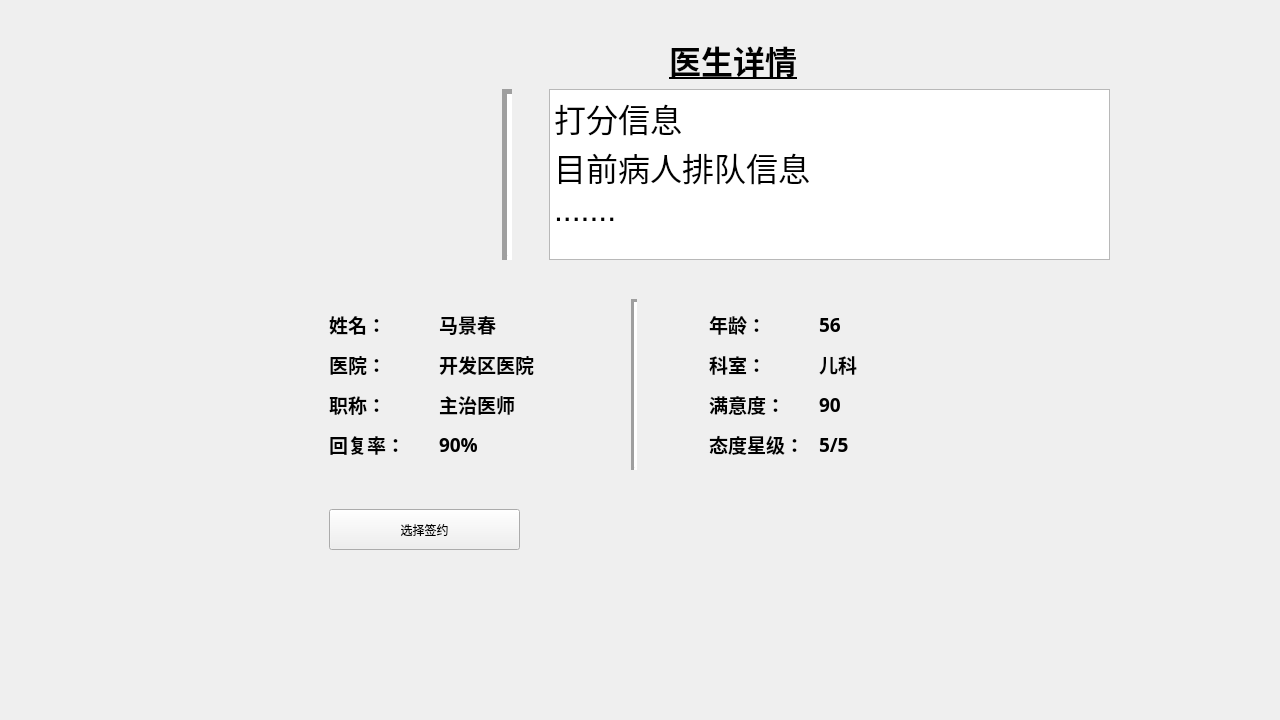
<?xml version="1.0" encoding="UTF-8"?>
<ui version="4.0">
 <class>Form</class>
 <widget class="QWidget" name="Form">
  <property name="geometry">
   <rect>
    <x>0</x>
    <y>0</y>
    <width>1280</width>
    <height>720</height>
   </rect>
  </property>
  <property name="windowTitle">
   <string>Form</string>
  </property>
  <widget class="QWidget" name="PMD_detail_widget" native="true">
   <property name="geometry">
    <rect>
     <x>259</x>
     <y>29</y>
     <width>981</width>
     <height>671</height>
    </rect>
   </property>
   <widget class="QLabel" name="page_title_label">
    <property name="geometry">
     <rect>
      <x>410</x>
      <y>0</y>
      <width>141</width>
      <height>61</height>
     </rect>
    </property>
    <property name="font">
     <font>
      <family>思源宋体 CN</family>
      <pointsize>24</pointsize>
      <weight>75</weight>
      <bold>true</bold>
      <underline>true</underline>
     </font>
    </property>
    <property name="text">
     <string>医生详情</string>
    </property>
   </widget>
   <widget class="QLabel" name="PMD_head_label">
    <property name="geometry">
     <rect>
      <x>40</x>
      <y>70</y>
      <width>181</width>
      <height>171</height>
     </rect>
    </property>
    <property name="text">
     <string/>
    </property>
    <property name="pixmap">
     <pixmap>../医生.png</pixmap>
    </property>
    <property name="scaledContents">
     <bool>true</bool>
    </property>
   </widget>
   <widget class="QTextBrowser" name="PMDinfo_textBrowser">
    <property name="geometry">
     <rect>
      <x>290</x>
      <y>60</y>
      <width>561</width>
      <height>171</height>
     </rect>
    </property>
    <property name="html">
     <string>&lt;!DOCTYPE HTML PUBLIC &quot;-//W3C//DTD HTML 4.0//EN&quot; &quot;http://www.w3.org/TR/REC-html40/strict.dtd&quot;&gt;
&lt;html&gt;&lt;head&gt;&lt;meta name=&quot;qrichtext&quot; content=&quot;1&quot; /&gt;&lt;style type=&quot;text/css&quot;&gt;
p, li { white-space: pre-wrap; }
&lt;/style&gt;&lt;/head&gt;&lt;body style=&quot; font-family:'Noto Sans CJK SC'; font-size:9pt; font-weight:400; font-style:normal;&quot;&gt;
&lt;p style=&quot; margin-top:0px; margin-bottom:0px; margin-left:0px; margin-right:0px; -qt-block-indent:0; text-indent:0px;&quot;&gt;&lt;span style=&quot; font-size:24pt;&quot;&gt;打分信息&lt;/span&gt;&lt;/p&gt;
&lt;p style=&quot; margin-top:0px; margin-bottom:0px; margin-left:0px; margin-right:0px; -qt-block-indent:0; text-indent:0px;&quot;&gt;&lt;span style=&quot; font-size:24pt;&quot;&gt;目前病人排队信息&lt;/span&gt;&lt;/p&gt;
&lt;p style=&quot; margin-top:0px; margin-bottom:0px; margin-left:0px; margin-right:0px; -qt-block-indent:0; text-indent:0px;&quot;&gt;&lt;span style=&quot; font-size:24pt;&quot;&gt;.......&lt;/span&gt;&lt;/p&gt;&lt;/body&gt;&lt;/html&gt;</string>
    </property>
   </widget>
   <widget class="QLabel" name="name_label">
    <property name="geometry">
     <rect>
      <x>70</x>
      <y>280</y>
      <width>111</width>
      <height>31</height>
     </rect>
    </property>
    <property name="font">
     <font>
      <family>思源宋体 CN</family>
      <pointsize>14</pointsize>
      <weight>75</weight>
      <bold>true</bold>
     </font>
    </property>
    <property name="text">
     <string>姓名：</string>
    </property>
   </widget>
   <widget class="Line" name="one_line">
    <property name="geometry">
     <rect>
      <x>233</x>
      <y>60</y>
      <width>31</width>
      <height>171</height>
     </rect>
    </property>
    <property name="frameShadow">
     <enum>QFrame::Sunken</enum>
    </property>
    <property name="lineWidth">
     <number>5</number>
    </property>
    <property name="midLineWidth">
     <number>0</number>
    </property>
    <property name="orientation">
     <enum>Qt::Vertical</enum>
    </property>
   </widget>
   <widget class="QLabel" name="name_info_label">
    <property name="geometry">
     <rect>
      <x>180</x>
      <y>280</y>
      <width>171</width>
      <height>31</height>
     </rect>
    </property>
    <property name="font">
     <font>
      <family>思源宋体 CN</family>
      <pointsize>14</pointsize>
      <weight>75</weight>
      <bold>true</bold>
     </font>
    </property>
    <property name="text">
     <string>马景春</string>
    </property>
   </widget>
   <widget class="QLabel" name="hospital_info_label">
    <property name="geometry">
     <rect>
      <x>180</x>
      <y>320</y>
      <width>171</width>
      <height>31</height>
     </rect>
    </property>
    <property name="font">
     <font>
      <family>思源宋体 CN</family>
      <pointsize>14</pointsize>
      <weight>75</weight>
      <bold>true</bold>
     </font>
    </property>
    <property name="text">
     <string>开发区医院</string>
    </property>
   </widget>
   <widget class="QLabel" name="hospital_label">
    <property name="geometry">
     <rect>
      <x>70</x>
      <y>320</y>
      <width>111</width>
      <height>31</height>
     </rect>
    </property>
    <property name="font">
     <font>
      <family>思源宋体 CN</family>
      <pointsize>14</pointsize>
      <weight>75</weight>
      <bold>true</bold>
     </font>
    </property>
    <property name="text">
     <string>医院：</string>
    </property>
   </widget>
   <widget class="QLabel" name="title_info_label">
    <property name="geometry">
     <rect>
      <x>180</x>
      <y>360</y>
      <width>171</width>
      <height>31</height>
     </rect>
    </property>
    <property name="font">
     <font>
      <family>思源宋体 CN</family>
      <pointsize>14</pointsize>
      <weight>75</weight>
      <bold>true</bold>
     </font>
    </property>
    <property name="text">
     <string>主治医师</string>
    </property>
   </widget>
   <widget class="QLabel" name="title_label">
    <property name="geometry">
     <rect>
      <x>70</x>
      <y>360</y>
      <width>111</width>
      <height>31</height>
     </rect>
    </property>
    <property name="font">
     <font>
      <family>思源宋体 CN</family>
      <pointsize>14</pointsize>
      <weight>75</weight>
      <bold>true</bold>
     </font>
    </property>
    <property name="text">
     <string>职称：</string>
    </property>
   </widget>
   <widget class="QLabel" name="replay_info_label">
    <property name="geometry">
     <rect>
      <x>180</x>
      <y>400</y>
      <width>171</width>
      <height>31</height>
     </rect>
    </property>
    <property name="font">
     <font>
      <family>思源宋体 CN</family>
      <pointsize>14</pointsize>
      <weight>75</weight>
      <bold>true</bold>
     </font>
    </property>
    <property name="text">
     <string>90%</string>
    </property>
   </widget>
   <widget class="QLabel" name="reply_label">
    <property name="geometry">
     <rect>
      <x>70</x>
      <y>400</y>
      <width>111</width>
      <height>31</height>
     </rect>
    </property>
    <property name="font">
     <font>
      <family>思源宋体 CN</family>
      <pointsize>14</pointsize>
      <weight>75</weight>
      <bold>true</bold>
     </font>
    </property>
    <property name="text">
     <string>回复率：</string>
    </property>
   </widget>
   <widget class="Line" name="two_line">
    <property name="geometry">
     <rect>
      <x>360</x>
      <y>270</y>
      <width>31</width>
      <height>171</height>
     </rect>
    </property>
    <property name="frameShadow">
     <enum>QFrame::Sunken</enum>
    </property>
    <property name="lineWidth">
     <number>3</number>
    </property>
    <property name="midLineWidth">
     <number>0</number>
    </property>
    <property name="orientation">
     <enum>Qt::Vertical</enum>
    </property>
   </widget>
   <widget class="QLabel" name="age_info_label">
    <property name="geometry">
     <rect>
      <x>560</x>
      <y>280</y>
      <width>171</width>
      <height>31</height>
     </rect>
    </property>
    <property name="font">
     <font>
      <family>思源宋体 CN</family>
      <pointsize>14</pointsize>
      <weight>75</weight>
      <bold>true</bold>
     </font>
    </property>
    <property name="text">
     <string>56</string>
    </property>
   </widget>
   <widget class="QLabel" name="age_label">
    <property name="geometry">
     <rect>
      <x>450</x>
      <y>280</y>
      <width>111</width>
      <height>31</height>
     </rect>
    </property>
    <property name="font">
     <font>
      <family>思源宋体 CN</family>
      <pointsize>14</pointsize>
      <weight>75</weight>
      <bold>true</bold>
     </font>
    </property>
    <property name="text">
     <string>年龄：</string>
    </property>
   </widget>
   <widget class="QLabel" name="department_info_label">
    <property name="geometry">
     <rect>
      <x>560</x>
      <y>320</y>
      <width>171</width>
      <height>31</height>
     </rect>
    </property>
    <property name="font">
     <font>
      <family>思源宋体 CN</family>
      <pointsize>14</pointsize>
      <weight>75</weight>
      <bold>true</bold>
     </font>
    </property>
    <property name="text">
     <string>儿科</string>
    </property>
   </widget>
   <widget class="QLabel" name="department_label">
    <property name="geometry">
     <rect>
      <x>450</x>
      <y>320</y>
      <width>111</width>
      <height>31</height>
     </rect>
    </property>
    <property name="font">
     <font>
      <family>思源宋体 CN</family>
      <pointsize>14</pointsize>
      <weight>75</weight>
      <bold>true</bold>
     </font>
    </property>
    <property name="text">
     <string>科室：</string>
    </property>
   </widget>
   <widget class="QLabel" name="satisfaction_info_label">
    <property name="geometry">
     <rect>
      <x>560</x>
      <y>360</y>
      <width>171</width>
      <height>31</height>
     </rect>
    </property>
    <property name="font">
     <font>
      <family>思源宋体 CN</family>
      <pointsize>14</pointsize>
      <weight>75</weight>
      <bold>true</bold>
     </font>
    </property>
    <property name="text">
     <string>90</string>
    </property>
   </widget>
   <widget class="QLabel" name="satisfaction_label">
    <property name="geometry">
     <rect>
      <x>450</x>
      <y>360</y>
      <width>111</width>
      <height>31</height>
     </rect>
    </property>
    <property name="font">
     <font>
      <family>思源宋体 CN</family>
      <pointsize>14</pointsize>
      <weight>75</weight>
      <bold>true</bold>
     </font>
    </property>
    <property name="text">
     <string>满意度：</string>
    </property>
   </widget>
   <widget class="QLabel" name="stars_info_label">
    <property name="geometry">
     <rect>
      <x>560</x>
      <y>400</y>
      <width>171</width>
      <height>31</height>
     </rect>
    </property>
    <property name="font">
     <font>
      <family>思源宋体 CN</family>
      <pointsize>14</pointsize>
      <weight>75</weight>
      <bold>true</bold>
     </font>
    </property>
    <property name="text">
     <string>5/5</string>
    </property>
   </widget>
   <widget class="QLabel" name="stars_label">
    <property name="geometry">
     <rect>
      <x>450</x>
      <y>400</y>
      <width>111</width>
      <height>31</height>
     </rect>
    </property>
    <property name="font">
     <font>
      <family>思源宋体 CN</family>
      <pointsize>14</pointsize>
      <weight>75</weight>
      <bold>true</bold>
     </font>
    </property>
    <property name="text">
     <string>态度星级：</string>
    </property>
   </widget>
   <widget class="QPushButton" name="chose_Button">
    <property name="geometry">
     <rect>
      <x>70</x>
      <y>480</y>
      <width>191</width>
      <height>41</height>
     </rect>
    </property>
    <property name="text">
     <string>选择签约</string>
    </property>
   </widget>
  </widget>
 </widget>
 <resources/>
 <connections/>
</ui>
